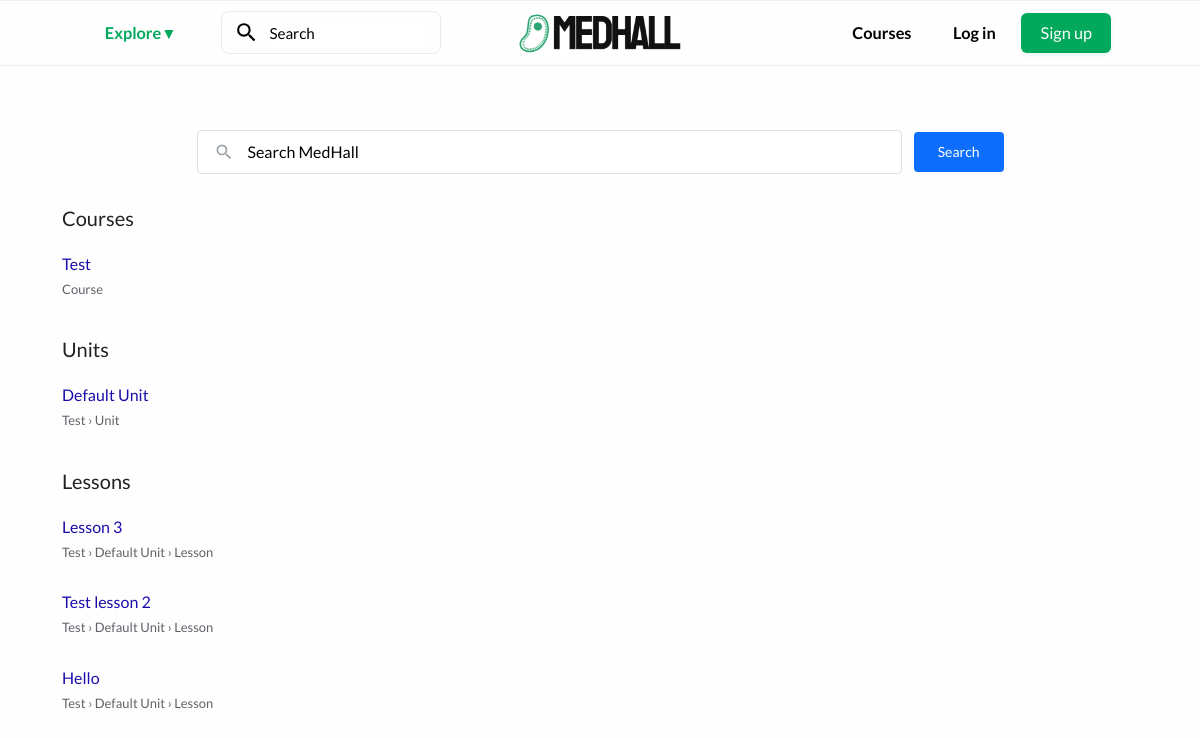
Page /search/results/ on the earlier database version.
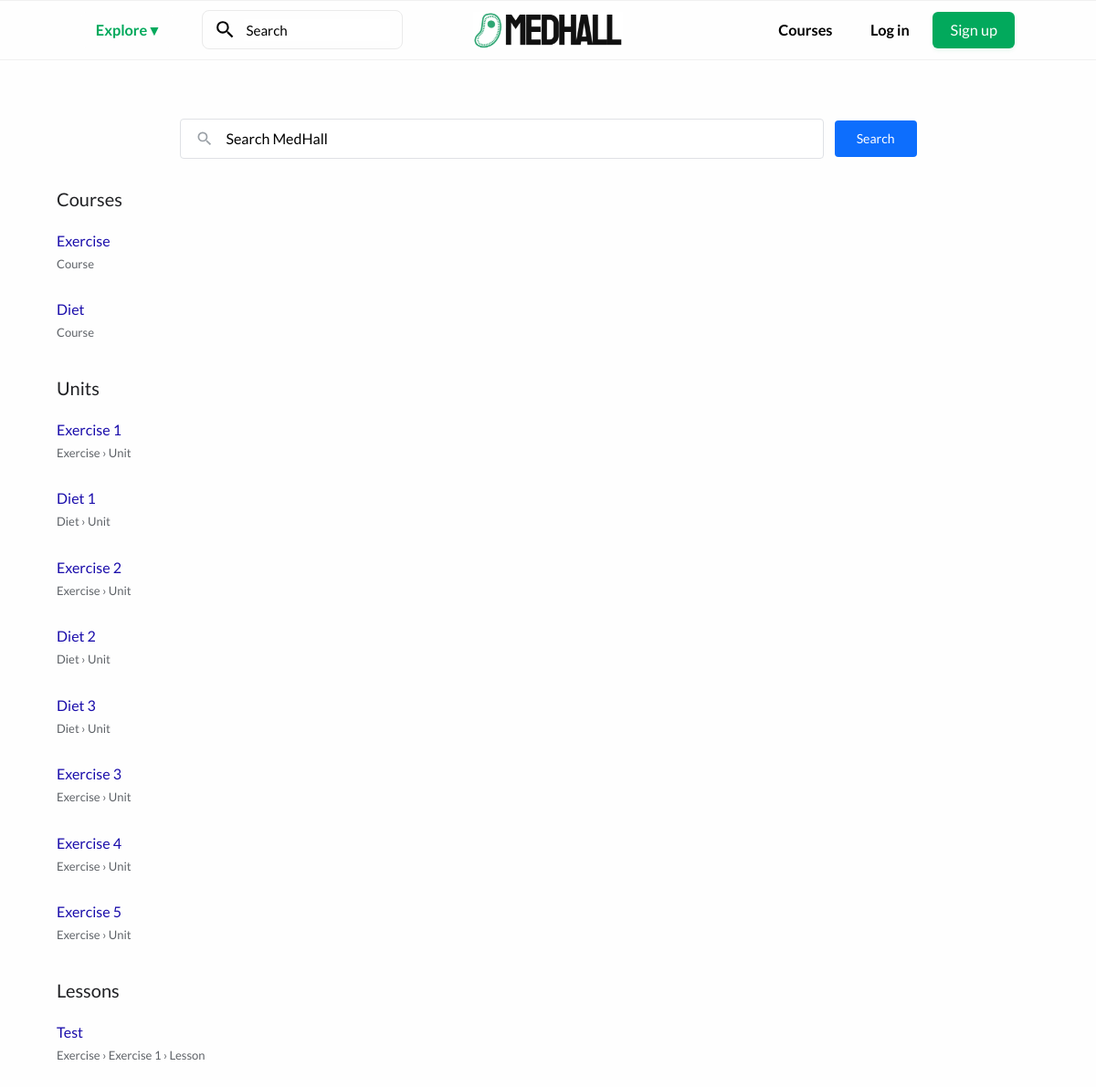
Same page on the later database version.
### courses/models.py (models this page shows, shortened)
class Course(models.Model):
    title = models.CharField(max_length=200)
    description = models.TextField()
    teacher = models.ForeignKey(User, on_delete=models.CASCADE, related_name="courses")

class Unit(models.Model):
    course = models.ForeignKey(Course, on_delete=models.CASCADE, related_name="units")
    title = models.CharField(max_length=200)
    order = models.PositiveIntegerField(default=0)
    class Meta:
        ordering = ['order']

class Lesson(models.Model):
    course = models.ForeignKey(Course, on_delete=models.CASCADE, related_name="lessons")
    title = models.CharField(max_length=200)
    content = RichTextField()  # Supports rich text editing
    video_url = models.URLField(blank=True, null=True)
    order = models.PositiveIntegerField(default=0)  # To order lessons within a course
    unit = models.ForeignKey(Unit, on_delete=models.CASCADE, related_name="lessons")
    class Meta:
        ordering = ['order']

### KhanAcademyClone/views.py (the view)
# urls.py: path('search/results/', views.search_results, name='search_results'),
def search_results(request):
    print("search_results called")
    query = request.GET.get('q', '')
    courses = Course.objects.filter(Q(title__icontains=query) | Q(description__icontains=query))
    units = Unit.objects.filter(title__icontains=query)
    lessons = Lesson.objects.filter(title__icontains=query)
    return render(request, 'search_results.html', {
        'query': query,
        'courses': courses,
        'units': units,
        'lessons': lessons
    })

### courses/context_processors.py (called while the page is built)
def courses_processor(request):
    courses_all = Course.objects.all()
    print(f"Context processor found {len(courses_all)} courses")  # Debug print
    return {
        'courses_all': courses_all
    }

### courses/templates/search_results.html (shortened to what this page needs)
{% extends "base.html" %}
{% block content %}
<div class="search-page">
    <div class="search-wrapper">
        <div class="search-container">
            <svg class="search-icon" viewBox="0 0 24 24">
                <path d="M15.5 14h-.79l-.28-.27A6.471 6.471 0 0 0 16 9.5 6.5 6.5 0 1 0 9.5 16a6.471 6.471 0 0 0 4.23-1.57l.27.28v.79l5 4.99L20.49 19l-4.99-5zm-6 0C7.01 14 5 11.99 5 9.5S7.01 5 9.5 5 14 7.01 14 9.5 11.99 14 9.5 14z"/>
            </svg>
            <input type="text" id="search-results-box" class="search-input" placeholder="Search MedHall" value="{{ query }}">
        </div>
        <button id="search-results-button" class="search-button">Search</button>
    </div>
    {% if courses %}
    <div class="results-section">
        <h3 class="results-title">Courses</h3>
        {% for course in courses %}
        <a href="{% url 'course_detail' course.id %}" class="search-result">
            <div class="result-title">{{ course.title }}</div>
            <div class="result-path">Course</div>
        </a>
        {% endfor %}
    </div>
    {% endif %}
    {% if units %}
    <div class="results-section">
        <h3 class="results-title">Units</h3>
        {% for unit in units %}
        <a href="{% url 'course_detail' unit.course.id %}#unit{{ unit.id }}" class="search-result">
            <div class="result-title">{{ unit.title }}</div>
            <div class="result-path">{{ unit.course.title }} › Unit</div>
        </a>
        {% endfor %}
    </div>
    {% endif %}
    {% if lessons %}
    <div class="results-section">
        <h3 class="results-title">Lessons</h3>
        {% for lesson in lessons %}
        <a href="{% url 'lesson_detail' lesson.unit.course.id lesson.unit.id lesson.id %}" class="search-result">
            <div class="result-title">{{ lesson.title }}</div>
            <div class="result-path">{{ lesson.unit.course.title }} › {{ lesson.unit.title }} › Lesson</div>
        </a>
        {% endfor %}
    </div>
    {% endif %}
</div>
{% endblock %}

### courses/templates/base.html (shortened to what this page needs)
{% load static %}
<!DOCTYPE html>
<html lang="en">
<head>
    <link href="https://cdn.jsdelivr.net/npm/bootstrap@5.3.0-alpha1/dist/css/bootstrap.min.css" rel="stylesheet">
</head>
<body>
    <nav class="navbar">
        <div class="navbar-content">
            <div class="nav-left">
                <button class="explore-btn">Explore ▾</button>
                <div class="search-container">
                    <svg class="search-icon" viewBox="0 0 24 24" fill="#608a89">
                        <path d="M15.5 14h-.79l-.28-.27A6.471 6.471 0 0 0 16 9.5 6.5 6.5 0 1 0 9.5 16a6.471 6.471 0 0 0 4.23-1.57l.27.28v.79l5 4.99L20.49 19l-4.99-5zm-6 0C7.01 14 5 11.99 5 9.5S7.01 5 9.5 5 14 7.01 14 9.5 11.99 14 9.5 14z"/>
                    </svg>
                    <input type="text" id="search-box" placeholder="Search">
                </div>
            </div>
            <div class="nav-center">
                <a href="{% url 'homepage' %}" class="logo">
                    <img src="{% static 'images/Screenshot 2025-01-24 203838.png' %}" alt="MedHall Logo" class="navbar-logo">
                </a>
            </div>
            <div class="nav-right">
                <a href="/courses" class="nav-link">Courses</a>
                {% if user.is_authenticated %}
                    <a href="/logout" class="nav-link">Log out</a>
                {% else %}
                    <a href="/login" class="nav-link">Log in</a>
                    <a href="/signup" class="sign-up-btn">Sign up</a>
                {% endif %}
            </div>
        </div>
    </nav>
    <div class="container mt-4">
        {% block content %}{% endblock %}
    </div>
</body>
</html>

### courses/templates/base.html (style rules this page uses)
:root { --primary-green: #02a95c; --primary-gray: #608a89; --light-blue: #e8f2f4; --white: #fefefe; --dark-gray: #000000; --bar-gray: #cccccc; }
body { background-color: var(--white); font-family: 'Lato', sans-serif; }
.navbar { padding: 0.65rem 2rem; background-color: var(--white); border-top: 1px solid rgba(204, 204, 204, 0.3); border-bottom: 1px solid rgba(204, 204, 204, 0.3); position: sticky; top: 0; z-index: 1000; backdrop-filter: blur(10px); }
.navbar-content { display: grid; grid-template-columns: 1fr auto 1fr; align-items: center; width: 90%; max-width: 1050px; gap: 3rem; margin: 0 auto; }
.navbar-logo { height: 40px; width: auto; transition: transform 0.2s ease; }
.nav-left { display: flex; align-items: center; gap: 2rem; font-family: 'Lato', sans-serif; font-weight: bold; justify-content: flex-start; }
.nav-center { display: flex; justify-content: center; align-items: center; }
.nav-right { display: flex; align-items: center; gap: 0.6rem; font-family: 'Lato', sans-serif; font-weight: bold; justify-content: flex-end; }
.explore-btn { font-size: 1.02rem; padding: 0.5rem 1rem; border-radius: 6px; transition: all 0.2s ease; background-color: var(--white); color: var(--primary-green); border: none; cursor: pointer; font-weight: 600; }
.search-container { display: flex; align-items: center; padding: 0.5rem 0.8rem; border: 1.5px solid #eaeaea; border-radius: 8px; width: 220px; background-color: var(--white); font-family: 'Lato', sans-serif; position: relative; transition: all 0.2s ease; }
.search-icon { width: 25px; height: 25px; fill: var(--dark-gray); margin-right: 8px; flex-shrink: 0; }
.search-container input { border: none; outline: none; width: 100%; font-family: 'Lato', sans-serif; font-size: 0.95rem; color: var(--dark-gray); }
.search-container input::placeholder { font-family: 'Lato', sans-serif; font-weight: 400; color: var(--dark-gray); }
.nav-link { text-decoration: none; color: var(--dark-gray); font-weight: 600; font-size: 1.02rem; padding: 0.4rem 1rem; border-radius: 6px; transition: all 0.2s ease; white-space: nowrap; position: relative; }
.nav-link::after { content: ''; position: absolute; width: 0; height: 2px; bottom: 0; left: 50%; background-color: var(--primary-green); transition: all 0.3s ease; transform: translateX(-50%); }
.sign-up-btn { background-color: var(--primary-green); color: var(--white); border: none; padding: 0.5rem 1.2rem; border-radius: 6px; font-size: 1.02rem; transition: all 0.2s ease; box-shadow: 0 2px 4px rgba(2, 169, 92, 0.1); text-decoration: none; font-weight: 500; white-space: nowrap; }
.logo { font-size: 1.7rem; font-weight: 600; color: var(--primary-green); text-decoration: none; display: flex; align-items: center; }

### courses/templates/search_results.html (style rules this page uses)
.search-page { max-width: 1200px; margin: 0 auto; padding: 40px 20px; }
.search-page .search-wrapper { margin-bottom: 40px; display: flex; justify-content: center; align-items: center; gap: 12px; width: 75%; margin: 0 auto; }
.search-page .search-container { display: flex; align-items: center; background: white; border: 1px solid #dfe1e5; border-radius: 4px; padding: 8px 16px; width: 100%; transition: all 0.2s ease; }
.search-page .search-icon { width: 20px; height: 20px; fill: #9aa0a6; margin-right: 12px; }
.search-page .search-input { border: none; outline: none; width: 100%; font-size: 16px; color: #202124; background: transparent; }
.search-page .search-button { padding: 8px 24px; background: #0d6efd; color: white; border: none; border-radius: 4px; font-size: 14px; cursor: pointer; transition: background 0.2s; white-space: nowrap; height: 40px; }
.results-section { margin-top: 32px; }
.results-title { font-size: 20px; color: #202124; margin-bottom: 16px; font-weight: 500; }
.search-result { padding: 6px 0px; border-radius: 8px; margin-bottom: 16px; transition: all 0.2s; text-decoration: none; display: block; }
.result-title { color: #1a0dab; font-size: 16px; margin-bottom: 4px; font-weight: 500; }
.result-path { color: #5f6368; font-size: 13px; }

Differences in the rows shown:
removed Course: title "Test"
removed Lesson: title "Lesson 3", unit.course "Test", unit "Default Unit"
removed Lesson: title "Test lesson 2", unit.course "Test", unit "Default Unit"
added Course: title "Exercise"
added Course: title "Diet"
changed Unit: title "Default Unit" → "Exercise 1"; course "Test" → "Exercise"
added Unit: title "Diet 1", course "Diet"
added Unit: title "Exercise 2", course "Exercise"
added Unit: title "Diet 2", course "Diet"
added Unit: title "Diet 3", course "Diet"
added Unit: title "Exercise 3", course "Exercise"
added Unit: title "Exercise 4", course "Exercise"
added Unit: title "Exercise 5", course "Exercise"
changed Lesson "Test": title "Hello" → "Test"; unit.course "Test" → "Exercise"; unit "Default Unit" → "Exercise 1"
